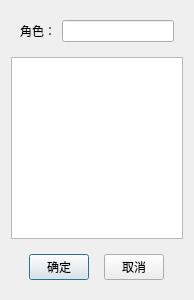
<?xml version="1.0" encoding="UTF-8"?>
<ui version="4.0">
 <class>Dialog</class>
 <widget class="QDialog" name="Dialog">
  <property name="geometry">
   <rect>
    <x>0</x>
    <y>0</y>
    <width>194</width>
    <height>300</height>
   </rect>
  </property>
  <property name="windowTitle">
   <string>角色</string>
  </property>
  <layout class="QVBoxLayout" name="verticalLayout">
   <item>
    <widget class="QWidget" name="widget" native="true">
     <layout class="QHBoxLayout" name="horizontalLayout">
      <item>
       <widget class="QLabel" name="label">
        <property name="text">
         <string>角色：</string>
        </property>
       </widget>
      </item>
      <item>
       <widget class="QLineEdit" name="lineEdit_name"/>
      </item>
     </layout>
    </widget>
   </item>
   <item>
    <widget class="QListWidget" name="listWidget"/>
   </item>
   <item>
    <widget class="QWidget" name="widget_5" native="true">
     <layout class="QHBoxLayout" name="horizontalLayout_5">
      <item>
       <widget class="QPushButton" name="pushButton_save">
        <property name="minimumSize">
         <size>
          <width>60</width>
          <height>0</height>
         </size>
        </property>
        <property name="maximumSize">
         <size>
          <width>60</width>
          <height>16777215</height>
         </size>
        </property>
        <property name="text">
         <string>确定</string>
        </property>
       </widget>
      </item>
      <item>
       <widget class="QPushButton" name="pushButton_cancel">
        <property name="minimumSize">
         <size>
          <width>60</width>
          <height>0</height>
         </size>
        </property>
        <property name="maximumSize">
         <size>
          <width>60</width>
          <height>16777215</height>
         </size>
        </property>
        <property name="text">
         <string>取消</string>
        </property>
       </widget>
      </item>
     </layout>
    </widget>
   </item>
  </layout>
 </widget>
 <resources/>
 <connections/>
</ui>
